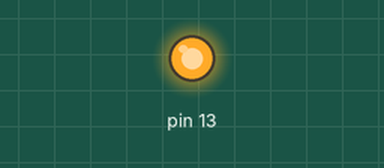
A sketch run on a simulated Arduino Uno, built with avr-gcc and run on an emulated ATmega328P. Shown: output pins drawn as LEDs (lit = HIGH).

Above: at 0.1 s.
Timing chart, 0 to 1.6 s (numbered marks = the images above):
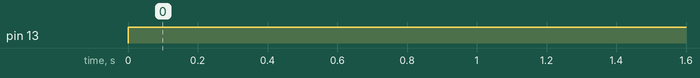

Measured:
- by itself, pin 13: LOW → HIGH at 0.00 s

The sketch:

tp.ino
```cpp
void setup() {
  // put your setup code here, to run once:
  pinMode(13, OUTPUT);
}

void loop() {
  // put your main code here, to run repeatedly:
  digitalWrite(13, HIGH);
  delay(100);
  digitalWrite(12, LOW);
}
```
